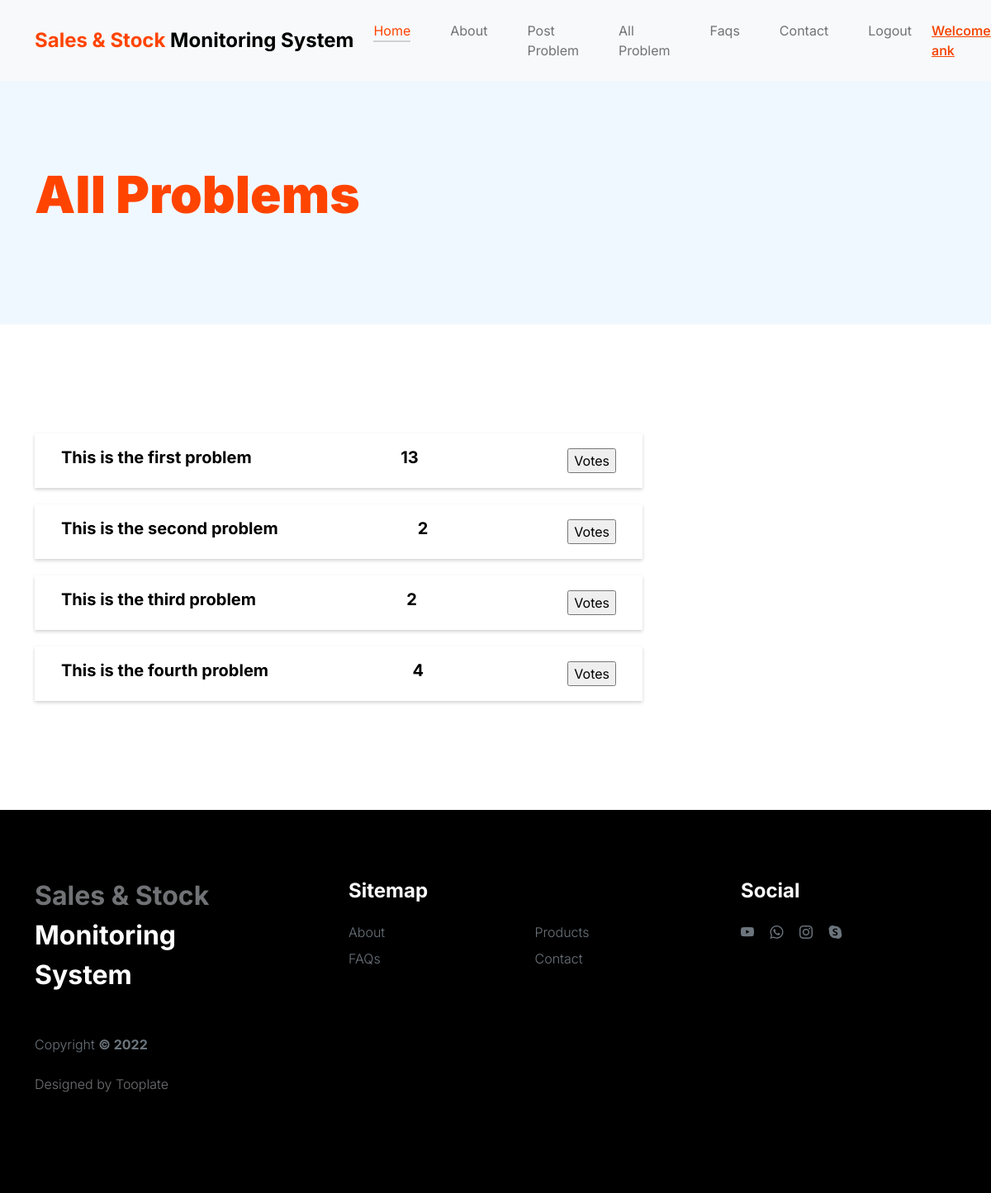
Screenshot of /allproblem/ (signed in) with the database file from the repository.
### app1/models.py (models this page shows, shortened)
class signUp(models.Model):
    name = models.CharField(max_length=30, default='')
    email = models.EmailField(default='')
    address = models.CharField(max_length=100, default='')
    number = models.PositiveIntegerField(default='')
    password = models.CharField(default='', max_length=15)
    isvoted = models.BooleanField(default=False, null=True)
    def __str__(self):
        return self.name

class Problems(models.Model):
    problem = models.CharField(max_length=30)
    isappoved = models.BooleanField(default=False, null=True)
    count = models.IntegerField(default=1)
    owner  = models.ForeignKey(signUp, on_delete=models.CASCADE, null=True, blank=True)

### app1/views.py (the view, shortened to what this page needs)
# urls.py: path('allproblem/', views.allProblem, name='ALLPROBLEM'),
def allProblem(request):
    if 'email' in request.session:
        name = signUp.objects.get(email = request.session['email'])
        msg = ''
        allProblems = Problems.objects.all()
        return render(request,'allProblem.html', {'name': name, 'allProblems': allProblems})
    return redirect('LOGIN1')

### app1/templates/allProblem.html (shortened to what this page needs)
{% load static %}
<!doctype html>
<html lang="en">
<head>
    <link href=" {% static 'css/bootstrap.min.css' %} " rel="stylesheet">
    <link href=" {% static 'css/bootstrap-icons.css' %} " rel="stylesheet">
    <link rel="stylesheet" href=" {% static 'css/slick.css' %} " />
    <link href=" {% static 'css/tooplate-little-fashion.css' %} " rel="stylesheet">
</head>
<body>
    <main>
        <nav class="navbar navbar-expand-lg bg-light">
            <div class="container">
                <a class="navbar-brand" href=" {% url 'INDEX' %} ">
                    <strong><span>Sales & Stock </span> Monitoring System</strong>
                </a>
                <div class="collapse navbar-collapse" id="navbarNav">
                    <ul class="navbar-nav mx-auto">
                        <li class="nav-item">
                            <a class="nav-link active" href=" {% url 'INDEX' %} ">Home</a>
                        </li>
                        <li class="nav-item">
                            <a class="nav-link" href=" {% url 'ABOUT' %} ">About</a>
                        </li>
                        <li class="nav-item">
                            <a class="nav-link" href=" {% url 'PROBLEM' %} ">Post Problem</a>
                        </li>
                        <li class="nav-item">
                            <a class="nav-link" href=" {% url 'ALLPROBLEM' %} ">All Problem</a>
                        </li>
                        <li class="nav-item">
                            <a class="nav-link" href=" {% url 'FAQS' %} ">Faqs</a>
                        </li>
                        <li class="nav-item">
                            <a class="nav-link" href=" {% url 'CONTACT' %} ">Contact</a>
                        </li>
                        {% if name %}
                        <li class="nav-item">
                            <a class="nav-link" href=" {% url 'LOGOUT' %} ">Logout</a>
                        </li>
                        {% else %}
                        <li class="nav-item">
                            <a class="nav-link" href=" {% url 'LOGIN1' %} ">Login</a>
                        </li>
                        {% endif %}
                    </ul>
                    {% if name %}
                    <div class="d-none d-lg-block"
                        style="font-size: 16px; color: #F54401; font-weight: 550; text-decoration: underline;">
                        Welcome {{name}}
                    </div>
                    {% endif %}
                </div>
            </div>
        </nav>
        <header class="site-header section-padding d-flex justify-content-center align-items-center">
            <div class="container">
                <div class="row">
                    <div class="col-lg-10 col-12">
                        <h1>
                            <span class="d-block text-primary">All Problems</span>
                        </h1>
                    </div>
                </div>
            </div>
        </header>
        <section class="faq section-padding">
            <div class="container">
                <div class="row">
                    {% if allProblems %}
                    <div class="col-lg-8 col-12">
                        {% for i in allProblems %}
                        <form method="POST">
                            <div class="data" style="box-shadow: rgba(0, 0, 0, 0.18) 0px 2px 4px;
                        margin: 20px 0px;
                        padding: 14px 32px;
                        align-items: center;
                        justify-content:space-between;
                        display: flex;
                        ">
                                <h6>
                                    {{i.problem}}
                                </h6>
                                <h6>
                                    {{i.count}}
                                </h6>
                                <input type="submit" value="Votes">
                            </div>
                        </form>
                        {% endfor %}
                    </div>
                    {% endif %}
                </div>
            </div>
        </section>
    </main>
    <footer class="site-footer">
        <div class="container">
            <div class="row">
                <div class="col-lg-3 col-10 me-auto mb-4">
                    <h4 class="text-white mb-3"><a href=" {% url 'INDEX' %} ">Sales & Stock</a> Monitoring System
                    </h4>
                    <p class="copyright-text text-muted mt-lg-5 mb-4 mb-lg-0">Copyright <strong>© 2022</strong></p>
                    <br>
                    <p class="copyright-text">Designed by <a href="https://www.tooplate.com/"
                            target="_blank">Tooplate</a></p>
                </div>
                <div class="col-lg-5 col-8">
                    <h5 class="text-white mb-3">Sitemap</h5>
                    <ul class="footer-menu d-flex flex-wrap">
                        <li class="footer-menu-item"><a href=" {% url 'ABOUT' %} " class="footer-menu-link">About</a>
                        </li>
                        <li class="footer-menu-item"><a href=" {% url 'PRODUCT' %} "
                                class="footer-menu-link">Products</a></li>
                        <li class="footer-menu-item"><a href=" {% url 'FAQS' %} " class="footer-menu-link">FAQs</a>
                        </li>
                        <li class="footer-menu-item"><a href=" {% url 'CONTACT' %} "
                                class="footer-menu-link">Contact</a></li>
                    </ul>
                </div>
                <div class="col-lg-3 col-4">
                    <h5 class="text-white mb-3">Social</h5>
                    <ul class="social-icon">
                        <li><a href="#" class="social-icon-link bi-youtube"></a></li>
                        <li><a href="#" class="social-icon-link bi-whatsapp"></a></li>
                        <li><a href="#" class="social-icon-link bi-instagram"></a></li>
                        <li><a href="#" class="social-icon-link bi-skype"></a></li>
                    </ul>
                </div>
            </div>
        </div>
    </footer>
</body>
</html>

### app1/static/css/tooplate-little-fashion.css (style rules this page uses)
:root { --white-color: #FFFFFF; --primary-color: #FF4400; --section-bg-color: #f0f8ff; --dark-color: #000000; --grey-color: #d0d1d1; --p-color: #717275; --body-font-family: 'Inter', sans-serif; --h5-font-size: 24px; --p-font-size: 20px; --copyright-text-font-size: 16px; --product-link-font-size: 14px; --custom-link-font-size: 12px; --font-weight-thin: 100; --font-weight-light: 300; --font-weight-normal: 400; --font-weight-bold: 700; --font-weight-black: 900; }
body, html { height: 100%; }
html { scroll-behavior: smooth; }
body { background: var(--white-color); font-family: var(--body-font-family); position: relative; }
h2, h3, h4, h5, h6 { color: var(--dark-color); line-height: inherit; }
h1, h2, h3, h4, h5, h6 { font-weight: var(--font-weight-bold); }
h1, h2 { font-weight: var(--font-weight-black); }
h1 { font-size: 64px; line-height: normal; }
h4 { font-size: 32px; }
h5 { font-size: 24px; }
h6 { font-size: 20px; }
p { color: var(--p-color); font-size: var(--p-font-size); font-weight: var(--font-weight-light); }
a, button { touch-action: manipulation; transition: all 0.3s; }
a { color: var(--p-color); text-decoration: none; }
.text-primary { color: var(--primary-color) !important; }
b, strong { font-weight: var(--font-weight-bold); }
.navbar { background: var(--white-color); position: fixed; top: 0; right: 0; left: 0; padding: 25px 0; z-index: 2; will-change: transform; transition: transform 300ms linear; }
.navbar span, h2 span, h4 span { color: var(--primary-color); }
.navbar-brand { color: var(--dark-color); font-size: 24px; font-weight: var(--font-weight-light); margin: 0; padding: 0; }
.navbar-expand-lg .navbar-nav .nav-link { display: inline-block; padding: 0; margin-right: 1.5rem; margin-left: 1.5rem; }
.nav-link { color: var(--p-color); font-size: 16px; position: relative; }
.navbar .nav-link::after { position: absolute; top: 100%; left: 0; width: 100%; height: 2px; background: var(--grey-color); content: ''; opacity: 0; -webkit-transition: opacity 0.3s, -webkit-transform 0.3s; -moz-transition: opacity 0.3s, -moz-transform 0.3s; transition: opacity 0.3s, transform 0.3s; -webkit-transform: translateY(10px); -moz-transform: translateY(10px); transform: translateY(10px); }
.navbar .nav-link.active::after, .navbar .nav-link:hover::after { opacity: 1; -webkit-transform: translateY(0px); -moz-transform: translateY(0px); transform: translateY(0px); }
.navbar .nav-link.active, .navbar .nav-link:hover { color: var(--primary-color); }
.site-header { background-color: var(--section-bg-color); position: relative; overflow: hidden; margin-top: 86px; }
.site-header.section-padding { padding-top: 7rem; padding-bottom: 7rem; }
section { content-visibility: auto; contain-intrinsic-size: 700px; }
.section-padding { padding-top: 7rem; padding-bottom: 7rem; }
.site-footer { background: var(--dark-color); padding-top: 5rem; padding-bottom: 5rem; }
.footer-menu { margin: 0; padding: 0; }
.footer-menu-item { display: block; width: 50%; }
.footer-menu-link { color: #6c757d; font-weight: var(--font-weight-light); display: inline-block; vertical-align: top; margin-top: 4px; margin-bottom: 4px; }
.site-footer .social-icon-link { margin-top: 4px; }
.copyright-text { font-size: var(--copyright-text-font-size); }
.social-icon { margin: 0; padding: 0; }
.social-icon li { list-style: none; display: inline-block; vertical-align: top; }
.social-icon-link { color: #6c757d; font-size: 1rem; display: inline-block; vertical-align: top; margin-bottom: 4px; margin-right: 15px; }
@media screen and (max-width: 1200px) { h1 { font-size: 62px; } }

### rows the page displays
signUp: name "ank"
Problems: problem "This is the first problem", count "13"
Problems: problem "This is the second problem", count "2"
Problems: problem "This is the third problem", count "2"
Problems: problem "This is the fourth problem", count "4"
